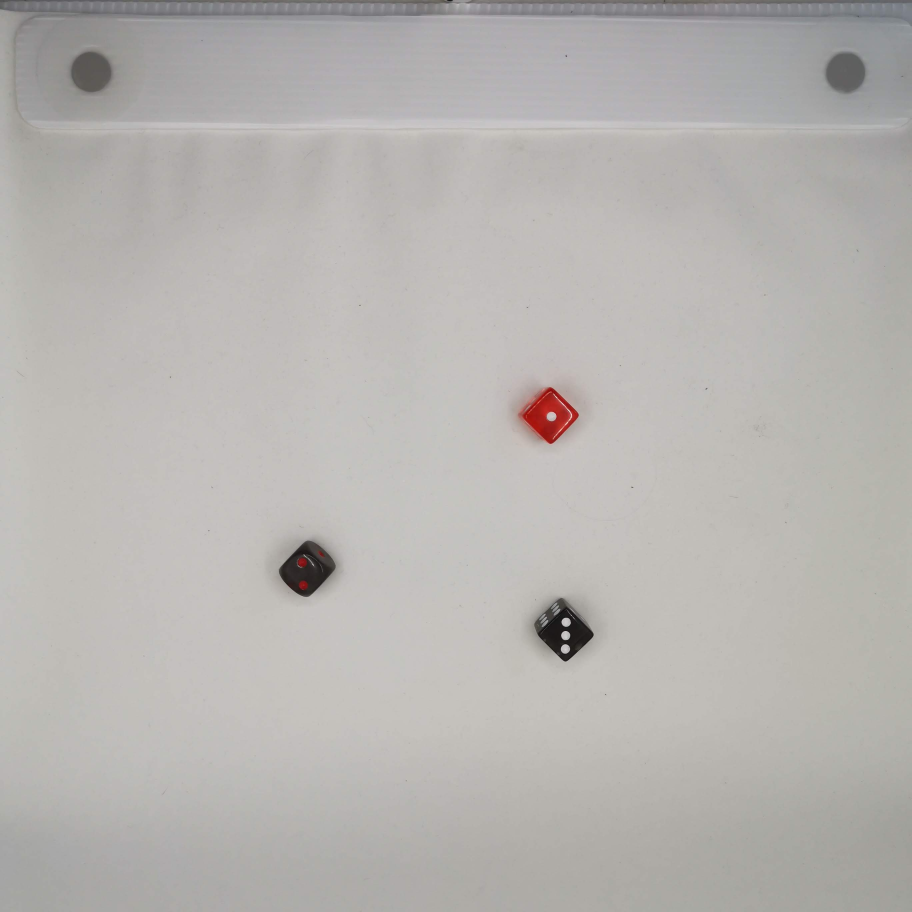
#> input picture Examen_U_2/img_colores/IMG_20191209_100614.jpg, 2736 x 2736 px (shown at 1/3 size); its folder holds only this picture in this run
$ jupyter execute Dados.ipynb   (older library calls are emulated)
#> lines starting #> are read from the running program, lines starting #| are printed output that depends on the picture; after the words box and inside, x2 and y2 are one past the last pixel; in counts of white or black regions, pixels touching at a corner belong together
[cell 1]
import cv2
import numpy as np
import glob
import os
ESCALA_PROC = 1200
AREA_MIN_PX = 1000
AREA_MAX_PX = 150000
SOLIDEZ_MIN = 0.50
V_BLANCO_MIN = 155
S_PUNTO_MAX = 58
ROI_NORM_SIZE = 120
def segmentar_dados(img_bgr):
    hsv = cv2.cvtColor(img_bgr, cv2.COLOR_BGR2HSV)
    mask_sat = cv2.inRange(hsv, np.array([0, 50, 40]), np.array([180, 255, 255]))
    mask_dark = cv2.inRange(hsv, np.array([0, 0, 0]), np.array([180, 80, 70]))
    mask = cv2.bitwise_or(mask_sat, mask_dark)
    kernel = np.ones((5, 5), np.uint8)
    mask = cv2.morphologyEx(mask, cv2.MORPH_OPEN, kernel, iterations=1)
    mask = cv2.morphologyEx(mask, cv2.MORPH_CLOSE, kernel, iterations=2)
    return mask
def recortar_dado_recto(img_bgr, contorno, margen_rel=0.25):
    rect = cv2.minAreaRect(contorno)
    (cx, cy), (rw, rh), angle = rect
    if rw < rh:
        rw, rh = rh, rw
        angle += 90
    rw_m = rw * (1.0 + margen_rel)
    rh_m = rh * (1.0 + margen_rel)
    H, W = img_bgr.shape[:2]
    M = cv2.getRotationMatrix2D((cx, cy), angle, 1.0)
    img_rot = cv2.warpAffine(
        img_bgr, M, (W, H),
        flags=cv2.INTER_LINEAR,
        borderMode=cv2.BORDER_CONSTANT,
        borderValue=(255, 255, 255),
    )
    x1 = max(0, int(cx - rw_m / 2))
    y1 = max(0, int(cy - rh_m / 2))
    x2 = min(W, int(cx + rw_m / 2))
    y2 = min(H, int(cy + rh_m / 2))
    return img_rot[y1:y2, x1:x2]
def tipo_dado(roi_bgr):
    h, w = roi_bgr.shape[:2]
    hsv = cv2.cvtColor(roi_bgr, cv2.COLOR_BGR2HSV)
    cy, cx = h // 2, w // 2
    mg = max(4, min(14, w // 6, h // 6))
    zona = hsv[max(0, cy - mg):cy + mg, max(0, cx - mg):cx + mg]
    s_m = float(np.mean(zona[:, :, 1]))
    v_m = float(np.mean(zona[:, :, 2]))
    if v_m < 100: return 'oscuro'
    elif s_m > 40: return 'saturado'
    else: return 'claro'
def contar_puntos_topologico(roi_norm, tipo):
    rh, rw = roi_norm.shape[:2]
    hsv = cv2.cvtColor(roi_norm, cv2.COLOR_BGR2HSV)
    if tipo == 'saturado':
        m_pts = cv2.inRange(hsv, np.array([0, 0, V_BLANCO_MIN]), np.array([180, S_PUNTO_MAX, 255]))
    elif tipo == 'oscuro':
        m_blanco = cv2.inRange(hsv, np.array([0, 0, 130]), np.array([180, 58, 255]))
        m_color = cv2.inRange(hsv, np.array([0, 90, 50]), np.array([180, 255, 200]))
        m_pts = m_blanco if int(cv2.countNonZero(m_blanco)) >= int(cv2.countNonZero(m_color)) else m_color
    else:
        gray = cv2.cvtColor(roi_norm, cv2.COLOR_BGR2GRAY)
        _, m_pts = cv2.threshold(gray, 0, 255, cv2.THRESH_BINARY_INV | cv2.THRESH_OTSU)
    k2 = np.ones((2, 2), np.uint8)
    m_pts = cv2.morphologyEx(m_pts, cv2.MORPH_OPEN, k2)
    n_comp, labels, stats, _ = cv2.connectedComponentsWithStats(m_pts, 8, cv2.CV_32S)
    borde_labels = set()
    borde_labels.update(labels[0, :].tolist())
    borde_labels.update(labels[-1, :].tolist())
    borde_labels.update(labels[:, 0].tolist())
    borde_labels.update(labels[:, -1].tolist())
    area_roi = rh * rw
    min_a = max(6, area_roi * 0.005)
    max_a = area_roi * 0.18
    puntos = 0
    for j in range(1, n_comp):
        if j in borde_labels: continue
        ap = int(stats[j, cv2.CC_STAT_AREA])
        wp_c = int(stats[j, cv2.CC_STAT_WIDTH])
        hp_c = int(stats[j, cv2.CC_STAT_HEIGHT])
        if min_a < ap < max_a and 0.3 < (wp_c / max(hp_c, 1)) < 3.2:
            puntos += 1
    return puntos
def contar_puntos_hough(roi_bgr, tipo):
    roi = cv2.resize(roi_bgr, (ROI_NORM_SIZE, ROI_NORM_SIZE))
    hsv = cv2.cvtColor(roi, cv2.COLOR_BGR2HSV)
    if tipo == 'saturado':
        m = cv2.inRange(hsv, np.array([0, 0, V_BLANCO_MIN]), np.array([180, S_PUNTO_MAX, 255]))
    elif tipo == 'oscuro':
        m_b = cv2.inRange(hsv, np.array([0, 0, 130]), np.array([180, 58, 255]))
        m_c = cv2.inRange(hsv, np.array([0, 90, 50]), np.array([180, 255, 200]))
        m = m_b if cv2.countNonZero(m_b) >= cv2.countNonZero(m_c) else m_c
    else:
        gray = cv2.cvtColor(roi, cv2.COLOR_BGR2GRAY)
        _, m = cv2.threshold(gray, 0, 255, cv2.THRESH_BINARY_INV | cv2.THRESH_OTSU)
    k2 = np.ones((2, 2), np.uint8)
    m = cv2.morphologyEx(m, cv2.MORPH_OPEN, k2)
    blur = cv2.GaussianBlur(m, (3, 3), 0)
    circs = cv2.HoughCircles(
        blur, cv2.HOUGH_GRADIENT, dp=1, minDist=10,
        param1=50, param2=10, minRadius=3, maxRadius=22,
    )
    if circs is not None:
        n = len(circs[0])
        if 1 <= n <= 6: return n
    return 0
def procesar_imagen(ruta_imagen, guardar=False, carpeta_salida="resultados", mostrar=False):
#> called with ruta_imagen = 'img_colores/IMG_20191209_100614.jpg', guardar = True, carpeta_salida = 'resultados_colores', mostrar = False
    arr = np.fromfile(ruta_imagen, np.uint8)
    img_orig = cv2.imdecode(arr, cv2.IMREAD_COLOR)
#> img_orig is the input picture: shape (2736, 2736, 3); mean B, G, R 177, 179.8, 182.6
    if img_orig is None:
        print(f"[ERROR] No se pudo leer: {ruta_imagen}")
        return 0, []
    h, w = img_orig.shape[:2]
#> h = 2736; w = 2736
    escala = ESCALA_PROC / max(h, w)
#> escala = 0.439
    img = cv2.resize(img_orig, (int(w * escala), int(h * escala)))
    mask = segmentar_dados(img)
#> in segmentar_dados, `hsv = cv2.cvtColor(img_bgr, cv2.COLOR_BGR2HSV)`: hsv: shape (1200, 1200, 3); mean H, S, V 28, 9, 182.9
#> in segmentar_dados, `mask_sat = cv2.inRange(hsv, np.array([0, 50, 40]), np.array([180, 255,..`:
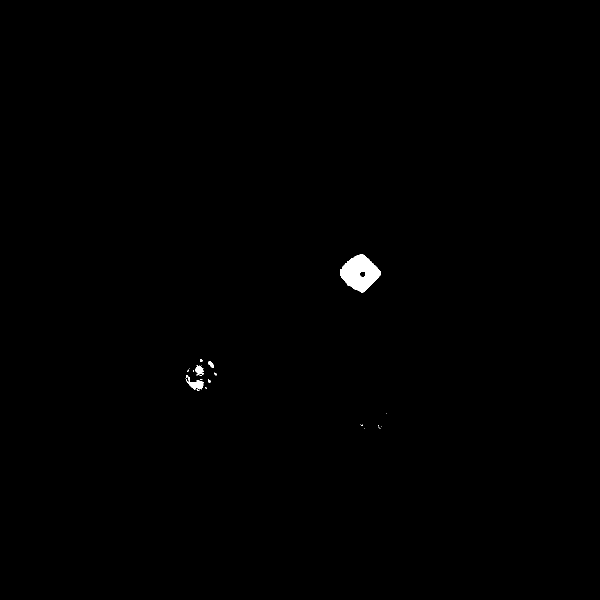
#> mask_sat: shape (1200, 1200) (shown at 1/2 size); 0.32% white; 34 white regions (29 under 20 px), largest, box (x1, y1, x2, y2) and area: (680, 509, 762, 585) 3840, (371, 751, 408, 779) 406, (390, 733, 407, 751) 194, (416, 722, 428, 735) 89, (428, 745, 434, 751) 20
#> in segmentar_dados, `mask_dark = cv2.inRange(hsv, np.array([0, 0, 0]), np.array([180, 80, 7..`:
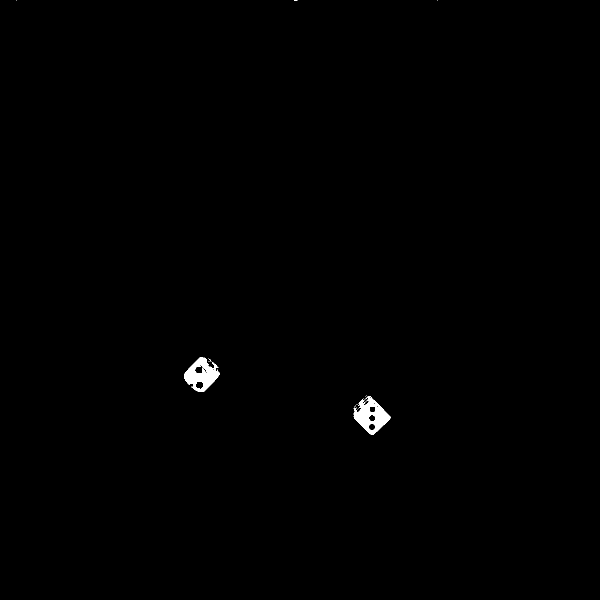
#> mask_dark: shape (1200, 1200) (shown at 1/2 size); 0.38% white; 14 white regions (12 under 20 px), largest, box (x1, y1, x2, y2) and area: (707, 792, 781, 870) 2809, (368, 714, 440, 784) 2611
#> in segmentar_dados, `mask = cv2.bitwise_or(mask_sat, mask_dark)`:
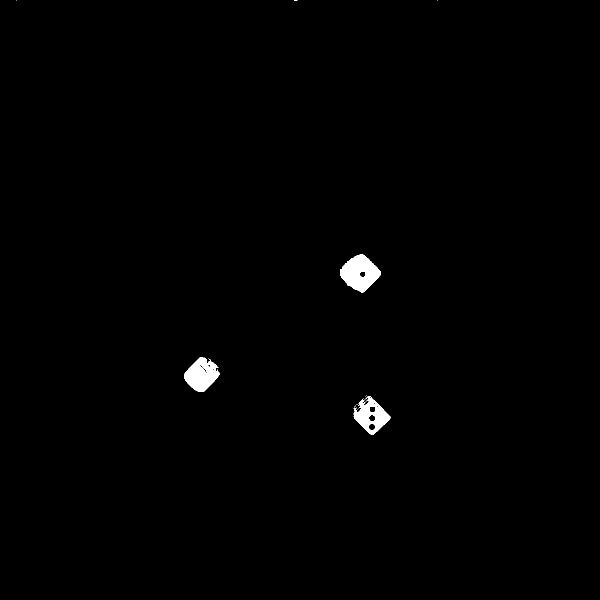
#> mask: shape (1200, 1200) (shown at 1/2 size); 0.68% white; 13 white regions (10 under 20 px), largest, box (x1, y1, x2, y2) and area: (680, 509, 762, 585) 3840, (368, 714, 440, 784) 3076, (707, 792, 781, 870) 2809
#> in segmentar_dados, `mask = cv2.morphologyEx(mask, cv2.MORPH_OPEN, kernel, iterations=1)`: mask: shape (1200, 1200); 0.65% white; 3 white regions, box (x1, y1, x2, y2) and area: (681, 509, 761, 585) 3818, (369, 715, 439, 784) 2928, (709, 795, 780, 869) 2558
#> in segmentar_dados, `mask = cv2.morphologyEx(mask, cv2.MORPH_CLOSE, kernel, iterations=2)`: mask: shape (1200, 1200); 0.67% white; 3 white regions
    contornos, _ = cv2.findContours(mask, cv2.RETR_EXTERNAL, cv2.CHAIN_APPROX_SIMPLE)
#> contornos = 3 contours; box (x1, y1, x2, y2) and area: (681, 509, 761, 585) 3824, (369, 715, 439, 784) 2988, (709, 795, 780, 869) 2730
    lista_puntos = []
    img_resultado = img.copy() if (guardar or mostrar) else None
    for c in contornos:
        area = cv2.contourArea(c)
        if not (AREA_MIN_PX < area < AREA_MAX_PX): continue
        hull_area = cv2.contourArea(cv2.convexHull(c))
        if hull_area == 0 or (area / hull_area) < SOLIDEZ_MIN: continue
        x, y, bw, bh = cv2.boundingRect(c)
        if not (0.40 < bw / bh < 2.50): continue
        roi_bgr = recortar_dado_recto(img, c, margen_rel=0.25)
        if roi_bgr.shape[0] < 20 or roi_bgr.shape[1] < 20: continue
        t = tipo_dado(roi_bgr)
        roi_norm = cv2.resize(roi_bgr, (ROI_NORM_SIZE, ROI_NORM_SIZE))
        pts = contar_puntos_topologico(roi_norm, t)
        if pts == 0: pts = contar_puntos_hough(roi_bgr, t)
        if 1 <= pts <= 6:
            lista_puntos.append(pts)
            if img_resultado is not None:
                cv2.rectangle(img_resultado, (x, y), (x + bw, y + bh), (0, 220, 50), 2)
                cv2.putText(img_resultado, str(pts), (x + 4, y + 28), cv2.FONT_HERSHEY_SIMPLEX, 1.0, (0, 0, 220), 2, cv2.LINE_AA)
                cv2.putText(img_resultado, t[:3], (x + 4, y + bh - 6), cv2.FONT_HERSHEY_SIMPLEX, 0.45, (60, 60, 60), 1)
#> this loop made 3 passes
#> (area, hull_area, x, y, bw, bh, rect in recortar_dado_recto) on passes 1 to 3: (2729.5, 3223, 709, 795, 71, 74, ((740, 830), (53.74, 66.47), -45)), (2988.5, 3116, 369, 715, 70, 69, ((403.2, 748.8), (64.35, 53.74), -45)), (3824.5, 3939.5, 681, 509, 80, 76, ((718.3, 546.2), (66.47, 65.76), -45))
#> pass 1, in recortar_dado_recto, `img_rot = cv2.warpAffine( img_bgr, M, (W, H), flags=cv2.INTER_LINEAR, ..`:
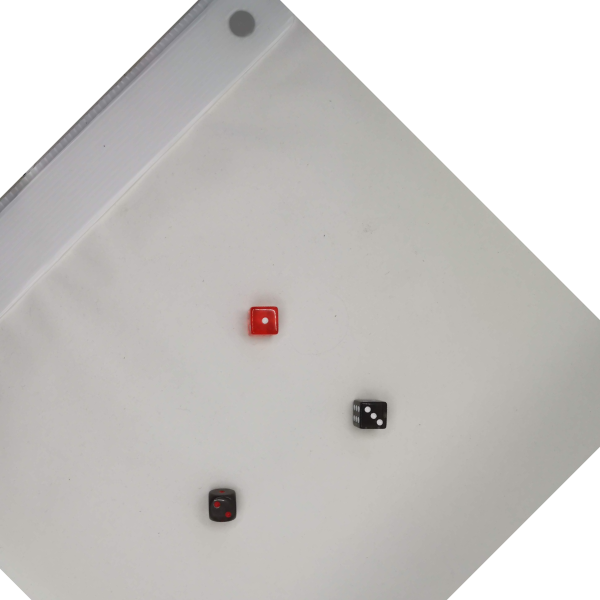
#> img_rot: shape (1200, 1200, 3) (shown at 1/2 size); mean B, G, R 196.6, 198.8, 201.2
#> pass 1, in procesar_imagen, `roi_bgr = recortar_dado_recto(img, c, margen_rel=0.25)`:
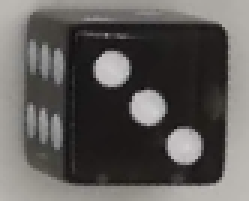
#> roi_bgr: shape (67, 83, 3) (shown 3 times larger); mean B, G, R 88.9, 91.2, 94.2
#> after the loop:
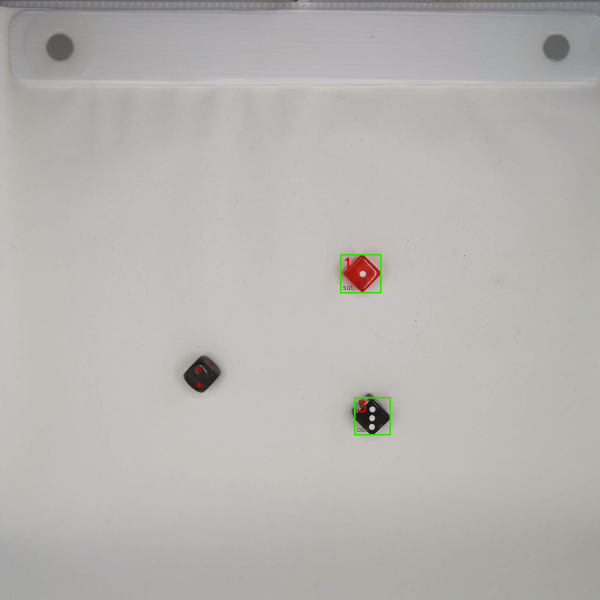
#> img_resultado: shape (1200, 1200, 3) (shown at 1/2 size); mean B, G, R 176.7, 179.8, 182.5
#> after the loop:
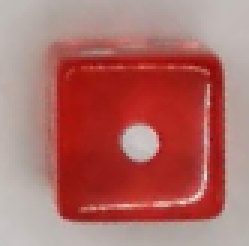
#> roi_bgr: shape (82, 83, 3) (shown 3 times larger); mean B, G, R 103.6, 108.2, 175.2
#> after the loop:
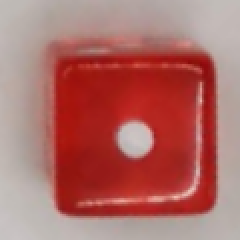
#> roi_norm: shape (120, 120, 3) (shown 2 times larger); mean B, G, R 103.5, 108.1, 175.1
#> after the loop, lista_puntos = [3, 1]
    lista_puntos.sort()
    if guardar and img_resultado is not None:
        os.makedirs(carpeta_salida, exist_ok=True)
        base = os.path.basename(ruta_imagen)
        salida = os.path.join(carpeta_salida, f"res_{base}")
        cv2.imwrite(salida, img_resultado)
    if mostrar and img_resultado is not None:
        cv2.imshow(f"Procesando: {os.path.basename(ruta_imagen)}", img_resultado)
        cv2.waitKey(0)
        cv2.destroyAllWindows()
    return len(lista_puntos), lista_puntos
PATRON = "img_colores/*.jpg"
GUARDAR = True
CARPETA_SALIDA = "resultados_colores"
MOSTRAR = False
archivos = sorted(glob.glob(PATRON))
if not archivos:
    print(f"No se encontraron imágenes con el patrón: {PATRON}")
else:
    sep = "─" * 65
    print(sep)
    print(f"Procesando {len(archivos)} imagen(es) | Guardar: {GUARDAR} en '{CARPETA_SALIDA}'")
    print(sep)
    total_dados = 0
    suma_total = 0
    for archivo in archivos:
        nombre = os.path.basename(archivo)
        n, caras = procesar_imagen(archivo, guardar=GUARDAR, carpeta_salida=CARPETA_SALIDA, mostrar=MOSTRAR)
#> n = 2; caras = [1, 3]
        total_dados += n
#> total_dados = 2
        suma_total += sum(caras)
#> suma_total = 4
        print(f"{nombre:<42s} dados:{n:2d} puntos:{str(caras):<20s} suma:{sum(caras)}")
#| IMG_20191209_100614.jpg                    dados: 2 puntos:[1, 3]               suma:4
    print(sep)
    print(f"Total dados : {total_dados}")
#| Total dados : 2
    print(f"Suma puntos : {suma_total}")
#| Suma puntos : 4
    print(sep)

$ run again, on Examen_U_2/img_colores/IMG_20191209_100633.jpg
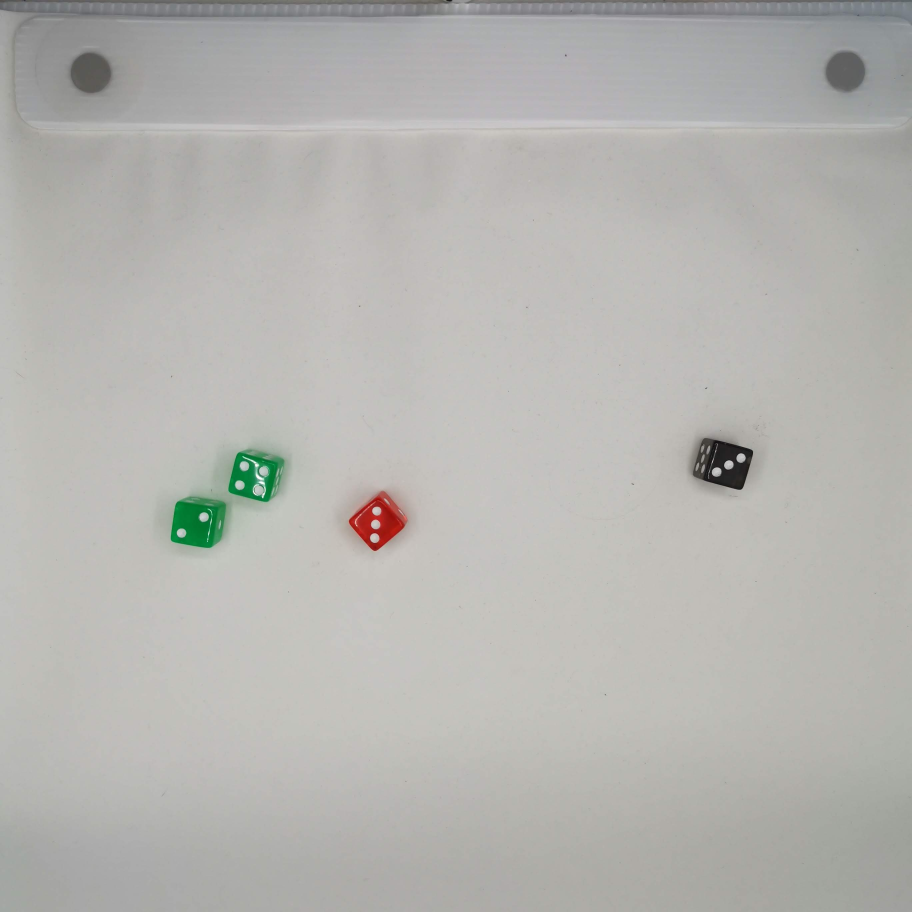
#> input picture Examen_U_2/img_colores/IMG_20191209_100633.jpg, 2736 x 2736 px (shown at 1/3 size)
#> in procesar_imagen, img_orig is the input picture: shape (2736, 2736, 3); mean B, G, R 176.8, 180.4, 181.2
#> in segmentar_dados, `mask_sat = cv2.inRange(hsv, np.array([0, 50, 40]), np.array([180, 255,..`:
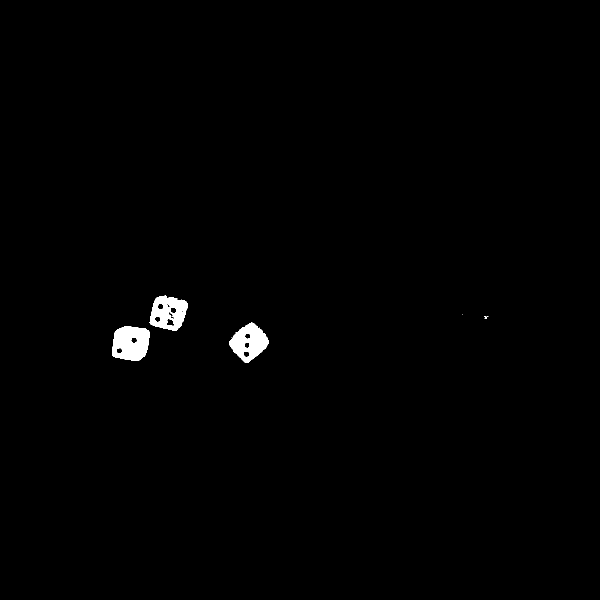
#> mask_sat: shape (1200, 1200) (shown at 1/2 size); 0.78% white; 7 white regions (3 under 20 px), largest, box (x1, y1, x2, y2) and area: (224, 653, 300, 722) 4128, (458, 645, 537, 726) 3679, (299, 591, 375, 662) 3442, (969, 632, 977, 638) 21
#> mask_dark: shape (1200, 1200); 0.21% white; 6 white regions (5 under 20 px), largest, box (x1, y1, x2, y2) and area: (912, 578, 991, 644) 3001
#> contornos = 4 contours; box (x1, y1, x2, y2) and area: (224, 653, 299, 722) 4200, (300, 592, 375, 661) 3848, (458, 646, 537, 725) 3828, (917, 579, 990, 644) 3148
#> the loop in procesar_imagen, `for c in contornos:` made 4 passes
#> (area, hull_area, x, y, bw, bh, rect in recortar_dado_recto) on passes 1 to 4: (4199.5, 4289, 224, 653, 75, 69, ((261.2, 686.3), (67.34, 69.98), -82.41)), (3828.5, 3963, 458, 646, 79, 79, ((497.2, 683.9), (70.61, 63.02), -40.6)), (3847.5, 4010.5, 300, 592, 75, 69, ((336.8, 625.3), (64.76, 67.18), -75.96)), (3147.5, 3460.5, 917, 579, 73, 65, ((950.9, 609.6), (55.96, 69.02), -74.74))
#> after the loop in procesar_imagen, `for c in contornos:`:
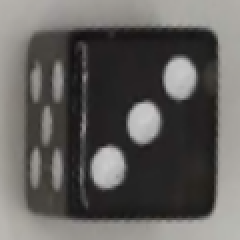
#> roi_norm: shape (120, 120, 3) (shown 2 times larger); mean B, G, R 92.4, 94.9, 97.1
#> after the loop in procesar_imagen, `for c in contornos:`: lista_puntos = [2, 3, 5, 3]
#> n = 4; caras = [2, 3, 3, 5]
#> total_dados = 4
#> suma_total = 13
#| IMG_20191209_100633.jpg                    dados: 4 puntos:[2, 3, 3, 5]         suma:13
#| Total dados : 4
#| Suma puntos : 13

$ run again, on Examen_U_2/img_colores/IMG_20191209_100641.jpg
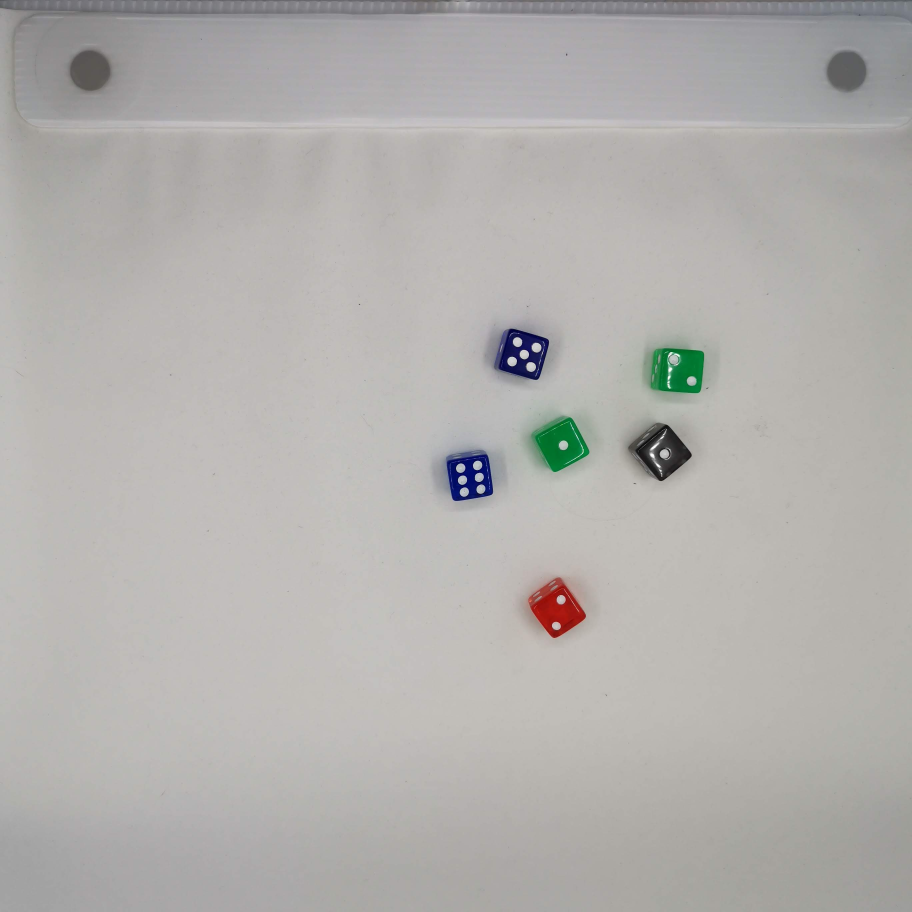
#> input picture Examen_U_2/img_colores/IMG_20191209_100641.jpg, 2736 x 2736 px (shown at 1/3 size)
#> in procesar_imagen, img_orig is the input picture: shape (2736, 2736, 3); mean B, G, R 173.5, 175.9, 178.1
#> in segmentar_dados, `mask_sat = cv2.inRange(hsv, np.array([0, 50, 40]), np.array([180, 255,..`:
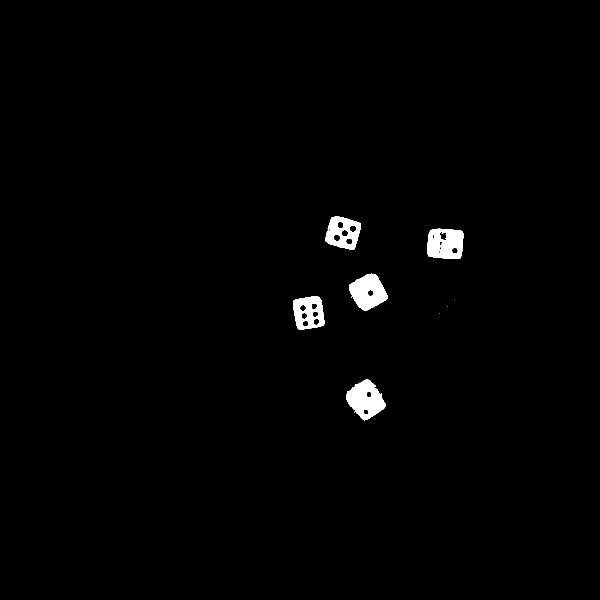
#> mask_sat: shape (1200, 1200) (shown at 1/2 size); 1.2% white; 11 white regions (6 under 20 px), largest, box (x1, y1, x2, y2) and area: (692, 759, 772, 841) 3899, (698, 547, 776, 622) 3700, (854, 457, 927, 518) 3647, (650, 432, 722, 500) 2901, (586, 593, 649, 659) 2840
#> mask_dark: shape (1200, 1200); 0.17% white; 12 white regions (11 under 20 px), largest, box (x1, y1, x2, y2) and area: (835, 559, 910, 633) 2415
#> contornos = 6 contours; box (x1, y1, x2, y2) and area: (692, 759, 771, 840) 3928, (854, 458, 927, 518) 3849, (698, 548, 775, 621) 3686, (651, 433, 722, 500) 3374, (586, 593, 649, 659) 3346, (836, 564, 909, 630) 2690
#> the loop in procesar_imagen, `for c in contornos:` made 6 passes
#> (area, hull_area, x, y, bw, bh, rect in recortar_dado_recto) on pass 3: (2689.5, 2872, 836, 564, 73, 66, ((872.9, 595.8), (55.75, 55.13), -38.66))
#> after the loop in procesar_imagen, `for c in contornos:`:
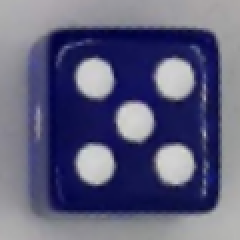
#> roi_norm: shape (120, 120, 3) (shown 2 times larger); mean B, G, R 124.4, 94.8, 94.4
#> after the loop in procesar_imagen, `for c in contornos:`: lista_puntos = [2, 6, 4, 1, 2, 5]
#> `n, caras = procesar_imagen(archivo, guardar=GUARDAR, carpeta_salida=CA..`: n = 6; caras = [1, 2, 2, 4, 5, 6]
#> total_dados = 6
#> suma_total = 20
#| IMG_20191209_100641.jpg                    dados: 6 puntos:[1, 2, 2, 4, 5, 6]   suma:20
#| Total dados : 6
#| Suma puntos : 20
